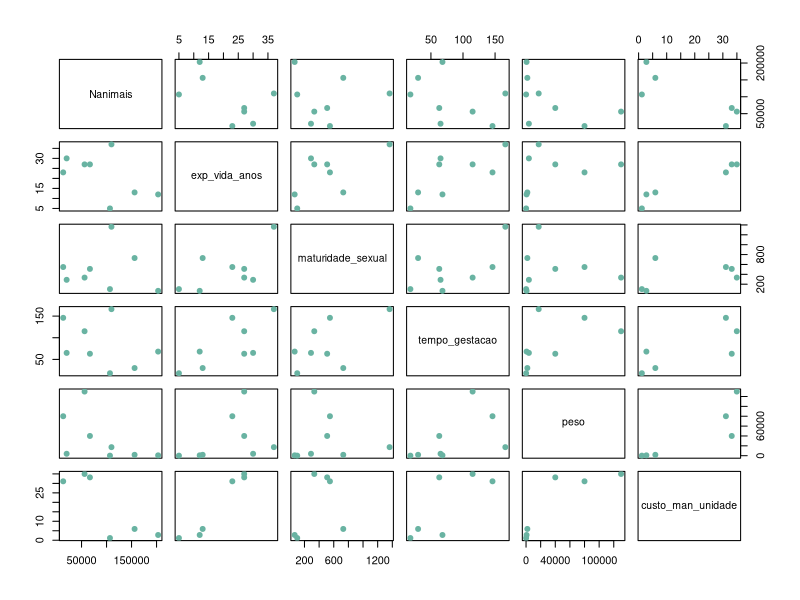
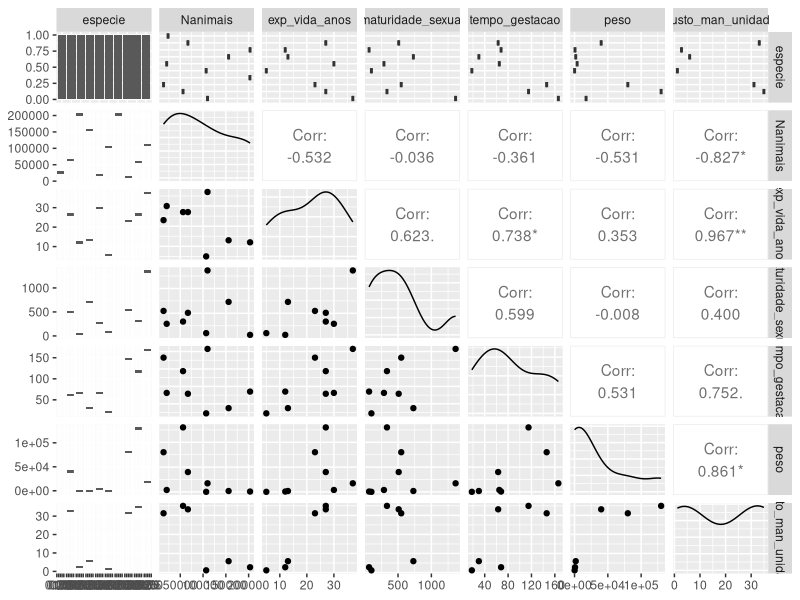
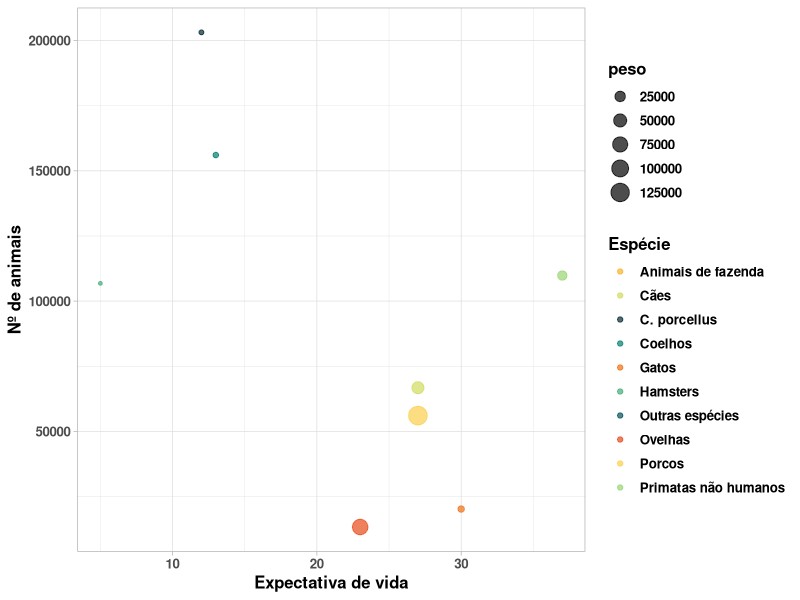

Source code (R) for these figures, in order: (Note: this script raises an error after producing the figures.)
# Análises adicionais
library(tidyverse)
library(magrittr)

dadosProc <- read_csv(file = "Dados/Processados/dados_processados.csv")
dadosAdc <- read_csv(file = "Dados/Brutos/dados_adicionais.csv")

dadosProc%<>%
  group_by(especie)%>%
  summarise(Nanimais = sum(n_animais))

dadosT <- left_join(dadosProc, dadosAdc, by = "especie")

dadosT%>%
  select(Nanimais,exp_vida_anos,maturidade_sexual,tempo_gestacao,peso, custo_man_unidade)%>%
  plot(pch=20 , cex=1.5 , col="#69b3a2")

library(GGally)
  ggpairs(dadosT) 

dadosT%>%
  ggplot(aes(x = exp_vida_anos , y = Nanimais , 
             color = especie, size = peso)) +
  geom_point(alpha = 0.7) +
  labs(y = "Nº de animais", 
       x = "Expectativa de vida",
       color = "Espécie") +
  scale_color_manual(values = c(
    "cavia_p" = "#052935",
    "outras_especies" = "#00525b",
    "coelhos" = "#007e72",
    "hamsters" = "#45ab79",
    "primatas_nao_humanos" = "#98d574",
    "caes" = "#d0db5e",
    "porcos" = "#face4b", 
    "animais_de_fazenda" = "#f7b22d",
    "gatos" = "#ee7014",
    "ovelhas" = "#e64a19"
  ), labels = c(
    "cavia_p" = "C. porcellus",
    "outras_especies" = "Outras espécies",
    "coelhos" = "Coelhos",
    "hamsters" = "Hamsters",
    "primatas_nao_humanos" = "Primatas não humanos",
    "caes" = "Cães",
    "porcos" = "Porcos",
    "animais_de_fazenda" = "Animais de fazenda",
    "gatos" = "Gatos",
    "ovelhas" = "Ovelhas"
  )) +
  theme_light() +
  theme(text = element_text(size = 12, hjust = 0.5, face = "bold"))
P9_Dispersao
ggsave(filename = "Figuras/P9_Dispersao.png", plot = P9_Dispersao)